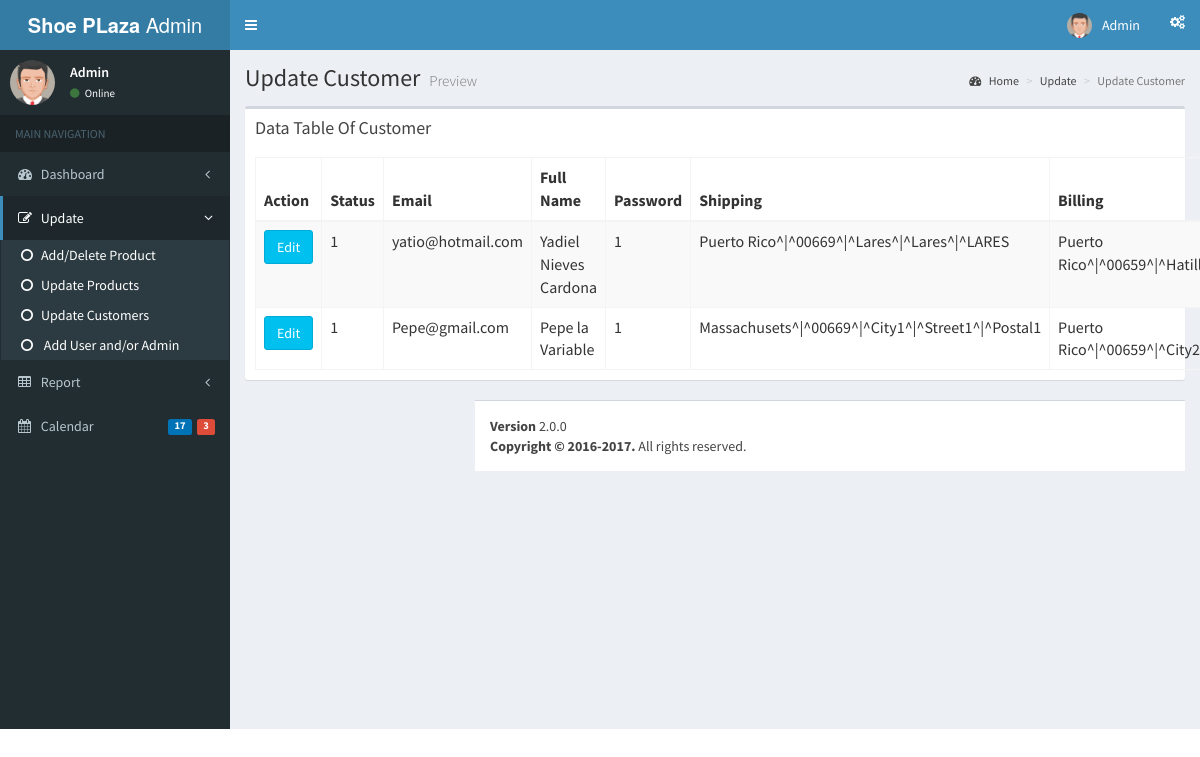
Screenshot of /admin/pages/forms/general4.php with the database file from the repository.
### tables this page shows
CREATE TABLE `customer` (
  `CustomerID` int(11) NOT NULL,
  `Email` varchar(30) NOT NULL,
  `Full_Name` varchar(60) NOT NULL,
  `Password` varchar(25) NOT NULL,
  `Shipping_Address` varchar(150) NOT NULL,
  `Billing_Address` varchar(150) NOT NULL,
  `Status` int(1) NOT NULL
);

### admin/pages/forms/general4.php (the view, shortened to what this page needs)
<?php
include 'recycle/topbar.php';
$db =  new mysqli("localhost", "root", "", "shoeplaza") or die("Unable to connect");
?>
  <div class="content-wrapper">
    <section class="content-header">
      <h1>
        Update Customer
        <small>Preview</small>
      </h1>
      <ol class="breadcrumb">
        <li><a href="#"><i class="fa fa-dashboard"></i> Home</a></li>
        <li><a href="#">Update</a></li>
        <li class="active">Update Customer</li>
      </ol>
    </section>
    <section class="content">
          <div class="box">
            <div class="box-header">
              <h3 class="box-title">Data Table Of Customer</h3>
            </div>
            <div class="box-body">
                  <?php
                  $sql ="SELECT * FROM Customer";
                  $result=mysqli_query($db,$sql);
                  ?>
            <table class="table table-bordered table-striped">
                  <thead>
                  <form method="post" action="editors2.php">
                  <tr>
                  <th>Action</th>
                  <th>Status</th>
                  <th>Email</th>
                  <th>Full Name</th>
                  <th>Password</th>
                  <th>Shipping</th>
                  <th>Billing</th>
                  </tr>
                  </thead>
                  <tbody>
                 <?php
                  while ($row =mysqli_fetch_array($result)) {
                    ?>
                    <tr>
                    <td> <button class="btn btn-info"name="editCustomer" value=" <?= $row['CustomerID'] ?>"> Edit</button></td>
                    <td><?php echo $row["Status"]; ?></td>
                    <td><?php echo $row["Email"]; ?></td>
                    <td><?php echo $row["Full_Name"]; ?></td>
                    <td><?php echo $row["Password"]; ?></td>
                    <td><?php echo $row["Shipping_Address"]; ?></td>
                    <td><?php echo $row["Billing_Address"]; ?></td>
                    </tr>
              <?php } ?>
                  </table>
            </div>
          </div>
  <?php include 'recycle/footer.php'; ?>
</body>
</html>

### rows the page displays
customer: Status "1", Email "yatio@hotmail.com", Full_Name "Yadiel Nieves Cardona", Password "1", Shipping_Address "Puerto Rico^|^00669^|^Lares^|^Lares^|^LARES", Billing_Address "Puerto…"
customer: $row['CustomerID'] 2 (drawn), Status "1", Email "Pepe@gmail.com", Full_Name "Pepe la Variable", Password "1", Shipping_Address "Massachusets^|^00669^|^City1^|^Street1^|^Postal1", Billing_Address "Puerto…"
